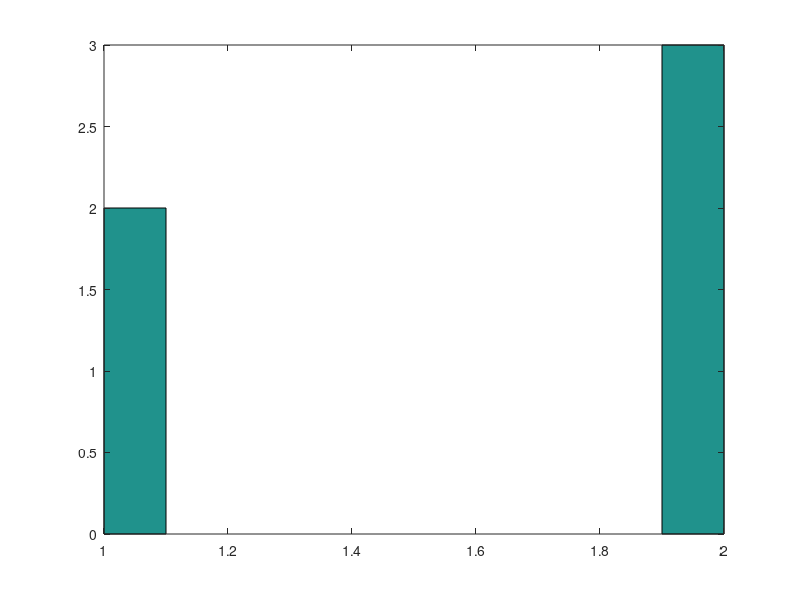

Write the MATLAB code that produced this figure.
%simulate 3 coin tosses
N=input('nr of simulations: ');
U=rand(3,N);
Y=(U<1/2);
X=sum(Y);
%hist=histograma da frecventa 
hist(X)

% 
% x1=(rand(1,10)<1/2)
% x2=(rand(1,10)<1/2)
% x3=(rand(1,10)<1/2)